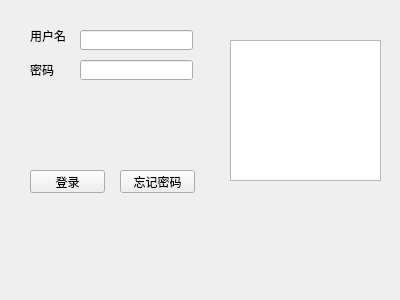
<?xml version="1.0" encoding="UTF-8"?>
<ui version="4.0">
 <class>Form</class>
 <widget class="QWidget" name="Form">
  <property name="geometry">
   <rect>
    <x>0</x>
    <y>0</y>
    <width>400</width>
    <height>300</height>
   </rect>
  </property>
  <property name="windowTitle">
   <string>Form</string>
  </property>
  <widget class="QLineEdit" name="lineEdit">
   <property name="geometry">
    <rect>
     <x>80</x>
     <y>30</y>
     <width>113</width>
     <height>20</height>
    </rect>
   </property>
  </widget>
  <widget class="QLineEdit" name="lineEdit_2">
   <property name="geometry">
    <rect>
     <x>80</x>
     <y>60</y>
     <width>113</width>
     <height>20</height>
    </rect>
   </property>
  </widget>
  <widget class="QLabel" name="label">
   <property name="geometry">
    <rect>
     <x>30</x>
     <y>30</y>
     <width>54</width>
     <height>12</height>
    </rect>
   </property>
   <property name="text">
    <string>用户名</string>
   </property>
  </widget>
  <widget class="QLabel" name="label_2">
   <property name="geometry">
    <rect>
     <x>30</x>
     <y>60</y>
     <width>41</width>
     <height>20</height>
    </rect>
   </property>
   <property name="text">
    <string>密码</string>
   </property>
  </widget>
  <widget class="QPushButton" name="pushButton">
   <property name="geometry">
    <rect>
     <x>30</x>
     <y>170</y>
     <width>75</width>
     <height>23</height>
    </rect>
   </property>
   <property name="text">
    <string>登录</string>
   </property>
  </widget>
  <widget class="QPushButton" name="pushButton_2">
   <property name="geometry">
    <rect>
     <x>120</x>
     <y>170</y>
     <width>75</width>
     <height>23</height>
    </rect>
   </property>
   <property name="text">
    <string>忘记密码</string>
   </property>
  </widget>
  <widget class="QTextBrowser" name="textBrowser">
   <property name="geometry">
    <rect>
     <x>230</x>
     <y>40</y>
     <width>151</width>
     <height>141</height>
    </rect>
   </property>
  </widget>
 </widget>
 <resources/>
 <connections/>
</ui>
